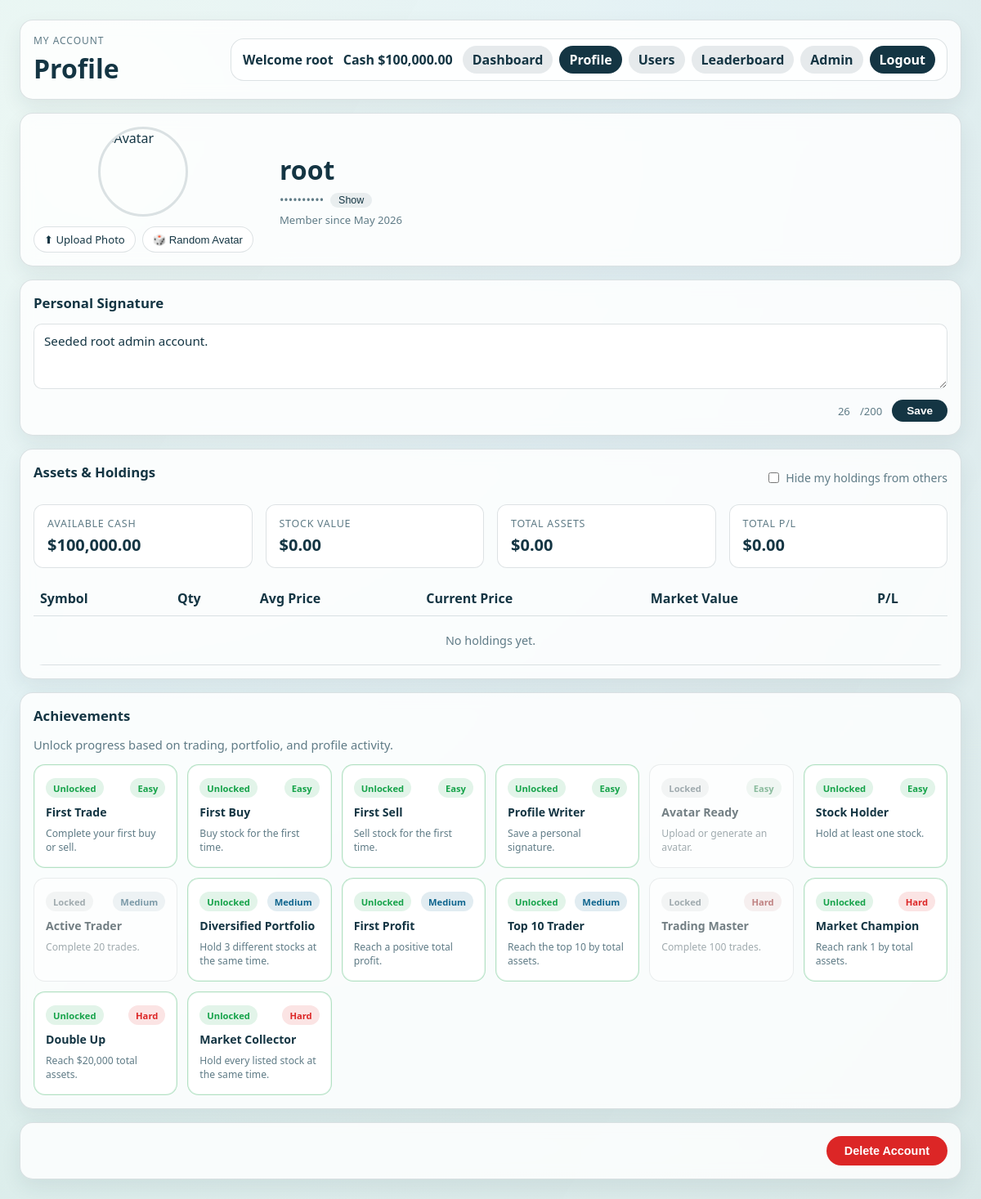
The app's page /profile (signed in) with its own data.
### models.py (models this page shows, shortened)
class User(UserMixin, db.Model):
    id = db.Column(db.Integer, primary_key=True)
    username = db.Column(db.String(30), unique=True, nullable=False)
    email = db.Column(db.String(120), unique=True, nullable=False)
    password_hash = db.Column(db.String(255), nullable=False)
    is_admin = db.Column(db.Boolean, nullable=False, default=False)
    cash = db.Column(db.Numeric(12, 2), nullable=False, default=Decimal("10000.00"))
    bio = db.Column(db.String(200), nullable=True, default="")
    avatar_url = db.Column(db.String(500), nullable=True, default="")
    hide_holdings = db.Column(db.Boolean, nullable=False, default=False)
    created_at = db.Column(db.DateTime, nullable=False, default=datetime.utcnow)
    holdings = db.relationship("StockHolding", back_populates="user", cascade="all, delete-orphan")
    transactions = db.relationship("StockTransaction", back_populates="user", cascade="all, delete-orphan")

### app.py (the view)
@app.route("/profile")
@login_required
def profile():
    return render_template(
        "profile.html",
        user=current_user,
        achievements=get_user_achievements(current_user),
    )

### achievement_service.py (called while the page is built)
def compare_metric(value, operator, target):
    if operator == ">=":
        return value >= target
    if operator == ">":
        return value > target
    if operator == "<=":
        return value <= target
    if operator == "<":
        return value < target
    if operator == "==":
        return value == target
    if operator == "truthy":
        return bool(value)
    raise ValueError(f"Unsupported achievement operator: {operator}")

def get_total_assets_rank(user_id):
    ranked_users = []
    for user in User.query.all():
        portfolio = build_portfolio(user.id)
        ranked_users.append(
            {
                "user_id": user.id,
                "total_assets": float(portfolio.get("totalAssets", user.cash)),
            }
        )
    ranked_users.sort(key=lambda item: item["total_assets"], reverse=True)
    for index, item in enumerate(ranked_users, start=1):
        if item["user_id"] == user_id:
            return index
    return None

def get_user_achievements(user):
    metrics = build_achievement_metrics(user)
    achievements = []
    for definition in ACHIEVEMENTS:
        current_value = metrics.get(definition["metric"])
        unlocked = compare_metric(
            current_value,
            definition["operator"],
            definition["target"],
        )
        achievements.append(
            {
                **definition,
                "current_value": current_value,
                "unlocked": unlocked,
            }
        )
    return achievements

### app.py (called while the page is built)
@login_manager.user_loader
def load_user(user_id):
    return User.query.get(int(user_id))

### stock_simulator.py (called while the page is built)
def get_latest_price(stock_id):
    return (
        StockPrice.query
        .filter_by(stock_id=stock_id)
        .order_by(StockPrice.recorded_at.desc(), StockPrice.id.desc())
        .first()
    )

### trading_service.py (called while the page is built)
def money(value):
    return Decimal(value).quantize(Decimal("0.01"))

def get_current_stock_price(stock_id):
    latest_price = get_latest_price(stock_id)
    if not latest_price:
        return None
    return money(latest_price.price)

### templates/profile.html (shortened to what this page needs)
<!doctype html>
<html lang="en">
<head>
    <link rel="stylesheet" href="{{ url_for('static', filename='css/dashboard.css') }}">
    <link rel="stylesheet" href="{{ url_for('static', filename='css/profile.css') }}">
</head>
<body>
<div class="dashboard-bg"></div>
<main class="dashboard">
    <header class="page-header panel">
        <div>
            <p class="kicker">My Account</p>
            <h1>Profile</h1>
        </div>
        {% include "_main_nav.html" %}
    </header>
    <section class="panel profile-card">
        <div class="avatar-section">
            <div class="avatar-wrapper" id="avatarWrapper">
                <img id="avatarImg"
                     src="{{ user.avatar_url or url_for('static', filename='img/default_avatar.png') }}"
                     alt="Avatar">
            </div>
            <div class="avatar-actions">
                <label class="btn-avatar" for="avatarUpload">⬆ Upload Photo</label>
                <button class="btn-avatar" id="randomAvatarBtn">🎲 Random Avatar</button>
            </div>
        </div>
        <div class="profile-info">
            <h2 class="profile-username">{{ current_user.username }}</h2>
            <p class="profile-email" id="emailToggle">
                <span class="email-hidden" id="emailText" data-email="{{ current_user.email }}">••••••••••</span>
                <button class="btn-reveal" id="revealEmailBtn" onclick="toggleEmail()">Show</button>
            </p>
            <p class="profile-joined">Member since {{ user.created_at.strftime('%B %Y') }}</p>
        </div>
    </section>
    <section class="panel bio-section">
        <h2>Personal Signature</h2>
        <textarea id="bioText" class="bio-textarea" maxlength="200"
                  placeholder="Write something about yourself...">{{ user.bio or '' }}</textarea>
        <div class="bio-footer">
            <span id="bioCount">0</span>/200
            <button class="btn-save" id="saveBioBtn">Save</button>
        </div>
    </section>
    <section class="panel holdings-section">
        <div class="section-head">
            <h2>Assets & Holdings</h2>
            <label class="toggle-label">
                <input type="checkbox" id="hideHoldingsToggle"
                       {% if user.hide_holdings %}checked{% endif %}>
                Hide my holdings from others
            </label>
        </div>
        <div class="asset-summary">
            <div class="asset-card">
                <span class="asset-label">Available Cash</span>
                <span class="asset-value" id="availableCash">${{ "{:,.2f}".format(current_user.cash|float) }}</span>
            </div>
            <div class="asset-card">
                <span class="asset-label">Stock Value</span>
                <span class="asset-value" id="stockValue">$0.00</span>
            </div>
            <div class="asset-card">
                <span class="asset-label">Total Assets</span>
                <span class="asset-value" id="totalAssets">$0.00</span>
            </div>
            <div class="asset-card">
                <span class="asset-label">Total P/L</span>
                <span class="asset-value" id="totalProfit">$0.00</span>
            </div>
        </div>
        <div class="table-wrap">
            <table class="holdings-table">
                <thead>
                    <tr>
                        <th>Symbol</th>
                        <th>Qty</th>
                        <th>Avg Price</th>
                        <th>Current Price</th>
                        <th>Market Value</th>
                        <th>P/L</th>
                    </tr>
                </thead>
                <tbody id="holdingsBody">
                    <tr><td colspan="6" class="empty-msg">No holdings yet.</td></tr>
                </tbody>
            </table>
        </div>
    </section>
    <section class="panel achievements-section">
        <div class="section-head">
            <div>
                <h2>Achievements</h2>
                <p class="muted-text">Unlock progress based on trading, portfolio, and profile activity.</p>
            </div>
        </div>
        <div class="achievement-grid">
            {% for achievement in achievements %}
                <article class="achievement {{ 'unlocked' if achievement.unlocked else 'locked' }} difficulty-{{ achievement.difficulty }}">
                    <div class="achievement-topline">
                        <span class="achievement-status">{{ 'Unlocked' if achievement.unlocked else 'Locked' }}</span>
                        <span class="achievement-difficulty">{{ achievement.difficulty|title }}</span>
                    </div>
                    <div class="achievement-name">{{ achievement.name }}</div>
                    <div class="achievement-desc">{{ achievement.description }}</div>
                </article>
            {% endfor %}
        </div>
    </section>
    <section class="panel danger-section">
        <button class="btn-delete" id="deleteAccountBtn">Delete Account</button>
    </section>
</main>
</body>
</html>

### templates/_main_nav.html
<div class="header-actions">
    <div class="user-panel">
        <div class="user-summary">
            <p class="welcome-text">Welcome {{ current_user.username }}</p>
            <p class="welcome-text">Cash <span id="accountCash">${{ "{:,.2f}".format(current_user.cash|float) }}</span></p>
        </div>
        <nav class="user-links" aria-label="Main navigation">
            <a class="action-link secondary {% if request.endpoint == 'dashboard' %}active{% endif %}" href="{{ url_for('dashboard') }}">Dashboard</a>
            <a class="action-link secondary {% if request.endpoint == 'profile' %}active{% endif %}" href="{{ url_for('profile') }}">Profile</a>
            <a class="action-link secondary {% if request.endpoint == 'users' %}active{% endif %}" href="{{ url_for('users') }}">Users</a>
            <a class="action-link secondary {% if request.endpoint == 'leaderboard' %}active{% endif %}" href="{{ url_for('leaderboard') }}">Leaderboard</a>
            {% if current_user.is_admin %}
                <a class="action-link secondary {% if request.endpoint in ['admin_dashboard', 'admin_users', 'admin_stocks', 'toggle_admin_role'] %}active{% endif %}" href="{{ url_for('admin_dashboard') }}">Admin</a>
            {% endif %}
            <a class="action-link" href="{{ url_for('logout') }}">Logout</a>
        </nav>
    </div>
</div>

### static/css/dashboard.css (style rules this page uses)
:root { --bg-1: #f6fbff; --bg-2: #e8f5f0; --ink: #143543; --muted: #5f7b86; --panel: rgba(255, 255, 255, 0.82); --line: rgba(20, 53, 67, 0.14); --buy: #16a34a; --sell: #dc2626; --up: #16a34a; --down: #dc2626; }
* { box-sizing: border-box; }
body { margin: 0; font-family: "Avenir Next", "Segoe UI", sans-serif; color: var(--ink); background: radial-gradient(circle at 10% 10%, #ffffff 0%, var(--bg-1) 40%, var(--bg-2) 100%); min-width: 320px; }
.dashboard-bg { position: fixed; inset: 0; background-image: linear-gradient(120deg, rgba(12, 158, 108, 0.08) 0%, rgba(19, 73, 125, 0.07) 100%); pointer-events: none; z-index: 0; }
.dashboard { position: relative; z-index: 1; display: grid; gap: 16px; grid-template-columns: repeat(12, 1fr); padding: clamp(12px, 2vw, 24px); max-width: 1280px; margin: 0 auto; }
.panel { background: var(--panel); border: 1px solid var(--line); border-radius: 16px; padding: 16px; backdrop-filter: blur(8px); box-shadow: 0 10px 24px rgba(21, 45, 64, 0.08); }
.page-header { grid-column: 1 / -1; display: flex; justify-content: space-between; align-items: center; gap: 16px; flex-wrap: wrap; }
.page-header > div:first-child { min-width: 220px; }
.header-actions { display: flex; align-items: center; gap: 12px; flex-wrap: wrap; justify-content: flex-end; min-width: min(100%, 680px); }
.user-panel { display: flex; align-items: center; gap: 12px; padding: 8px 14px; border: 1px solid var(--line); border-radius: 16px; background: rgba(255, 255, 255, 0.72); flex-wrap: wrap; justify-content: flex-end; width: 100%; }
.user-summary { display: flex; align-items: center; gap: 12px; flex-wrap: wrap; }
.user-summary .welcome-text:first-child { max-width: 180px; overflow: hidden; text-overflow: ellipsis; white-space: nowrap; }
.welcome-text { margin: 0; font-weight: 600; color: var(--ink); }
.user-links { display: flex; align-items: center; gap: 8px; flex-wrap: wrap; justify-content: flex-end; }
.action-link { display: inline-flex; align-items: center; justify-content: center; min-height: 34px; padding: 0 12px; border-radius: 999px; background: var(--ink); color: #fff; text-decoration: none; font-weight: 600; white-space: nowrap; line-height: 1; }
.action-link.secondary { background: rgba(20, 53, 67, 0.1); color: var(--ink); }
.action-link.active { background: var(--ink); color: #fff; }
.kicker { text-transform: uppercase; letter-spacing: 0.08em; font-size: 0.75rem; color: var(--muted); margin: 0 0 4px; }
h1 { margin: 0; font-size: clamp(1.4rem, 2.8vw, 2rem); }
h2 { margin: 0 0 14px; font-size: 1.05rem; }
.muted-text { margin: 0; color: var(--muted); font-size: 0.92rem; }
.section-head { display: flex; justify-content: space-between; align-items: center; gap: 12px; flex-wrap: wrap; margin-bottom: 14px; }
label { display: grid; gap: 6px; font-size: 0.92rem; color: var(--muted); }
input, select { border: 1px solid var(--line); border-radius: 10px; padding: 10px; font-size: 1rem; color: var(--ink); background: #fff; min-width: 0; }
table { width: 100%; border-collapse: collapse; min-width: 640px; }
.table-wrap { max-width: 100%; overflow-x: auto; -webkit-overflow-scrolling: touch; border-radius: 12px; }
th, td { text-align: left; padding: 10px 8px; border-bottom: 1px solid var(--line); }

### records on screen
User: username "root", cash "100,000.00", created_at "May 2026", bio "Seeded root admin account."

### other values on screen
{{ 'Unlocked' if achievement.unlocked else 'Locked' }} "Unlocked" "Unlocked" "Unlocked" "Unlocked" "Locked" "Unlocked" "Locked" "Unlocked" "Unlocked" "Unlocked" "Locked" "Unlocked" "Unlocked" "Unlocked"
{{ achievement.difficulty|title }} "Easy" "Easy" "Easy" "Easy" "Easy" "Easy" "Medium" "Medium" "Medium" "Medium" "Hard" "Hard" "Hard" "Hard"
{{ achievement.name }} "First Trade" "First Buy" "First Sell" "Profile Writer" "Avatar Ready" "Stock Holder" "Active Trader" "Diversified Portfolio" "First Profit" "Top 10 Trader" "Trading Master" "Market Champion" "Double Up" "Market Collector"
{{ achievement.description }} "Complete your first buy or sell." "Buy stock for the first time." "Sell stock for the first time." "Save a personal signature." "Upload or generate an avatar." "Hold at least one stock." "Complete 20 trades." "Hold 3 different stocks at the same time." "Reach a positive total profit." "Reach the top 10 by total assets." "Complete 100 trades." "Reach rank 1 by total assets." "Reach $20,000 total assets." "Hold every listed stock at the same time."
